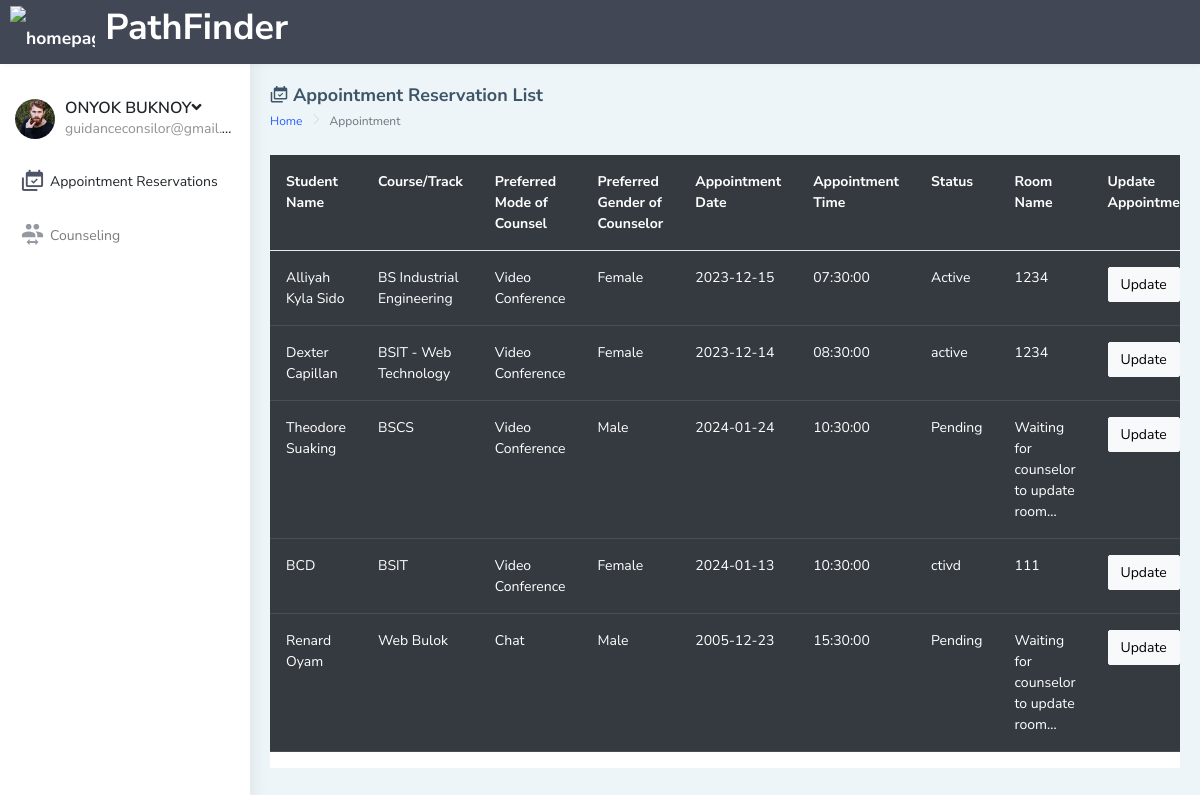
The app's page /admin/index.php with its own data.
### tables this page shows
CREATE TABLE `appointments` (
  `studentName` varchar(255) DEFAULT NULL,
  `courseName` varchar(255) DEFAULT NULL,
  `counselMode` varchar(255) DEFAULT NULL,
  `counselGender` varchar(255) DEFAULT NULL,
  `appointmentDate` date DEFAULT NULL,
  `appointmentTime` time DEFAULT NULL,
  `id` int(11) NOT NULL,
  `appointmentStatus` varchar(255) DEFAULT 'Pending',
  `roomName` varchar(255) DEFAULT 'Waiting for counselor to update room...'
);

### admin/index.php (the view, shortened to what this page needs)
<!DOCTYPE html>
<html dir="ltr" lang="en">
<?php include 'includes/header.php'?>
<?php include('conn.php');?>
<body>
    <div id="main-wrapper" data-layout="vertical" data-navbarbg="skin5" data-sidebartype="full"
        data-sidebar-position="absolute" data-header-position="absolute" data-boxed-layout="full">
        <?php include 'includes/topbar.php'?>
        <?php include 'includes/sidebar.php'?>
        <div class="page-wrapper">
            <div class="page-breadcrumb">
                <div class="row align-items-center">
                    <div class="col-5">
                        <h4 class="page-title"><i class="mdi mdi-calendar-multiple-check"></i> Appointment Reservation List</h4>
                        <div class="d-flex align-items-center">
                            <nav aria-label="breadcrumb">
                                <ol class="breadcrumb">
                                    <li class="breadcrumb-item"><a href="#">Home</a></li>
                                    <li class="breadcrumb-item active" aria-current="page">Appointment</li>
                                </ol>
                            </nav>
                        </div>
                    </div>
                </div>
            </div>
            <div class="container-fluid">
                <div class="row">
                    <div class="col-12">
                        <div class="card">
                            <div class="table-responsive">
                        <table id="example" class="table table-dark">
                                    <thead">
                                        <tr>
                                            <th scope="col">Student Name</th>
                                            <th scope="col">Course/Track</th>
                                            <th scope="col">Preferred Mode of Counsel</th>
                                            <th scope="col">Preferred Gender of Counselor</th>
                                            <th scope="col">Appointment Date</th>
                                            <th scope="col">Appointment Time</th>
                                            <th scope="col">Status</th>
                                            <th scope="col">Room Name</th>
                                            <th scope="col">Update Appointment</th>
                                        </tr>
                                    <tbody>
                                    <?php
                                        $query = "SELECT * FROM appointments";
                                        $result = mysqli_query($conn, $query);
                                        if(!$result){
                                            die("Query Failed!".mysqli_error());
                                        }else{
                                            while($row = mysqli_fetch_assoc($result)){
                                    ?>
                                        <tr>
                                            <td><?php echo $row['studentName']; ?></td>
                                            <td><?php echo $row['courseName']; ?></td>
                                            <td><?php echo $row['counselMode']; ?></td>
                                            <td><?php echo $row['counselGender']; ?></td>
                                            <td><?php echo $row['appointmentDate']; ?></td>
                                            <td><?php echo $row['appointmentTime']; ?></td>
                                            <td><?php echo $row['appointmentStatus']; ?></td>
                                            <td><?php echo $row['roomName']; ?></td>
                                            <td><a href="statusupdate.php?id=<?php echo $row['id']?>" class="btn btn-light">Update</a></td>
                                        </tr>
                                            <?php
                                        }
                                    }
                                ?>
                                    </tbody>
                                </table>
                            </div>
                        </div>
                    </div>
                </div>
            </div>
        </div>
    </div>
</body>
</html>

### admin/includes/header.php (shortened to what this page needs)
<head>
    <link href="../assets/libs/chartist/dist/chartist.min.css" rel="stylesheet">
    <link href="../dist/css/style.min.css" rel="stylesheet">
</head>

### admin/includes/topbar.php (shortened to what this page needs)
<header class="topbar" data-navbarbg="skin5">
     <nav class="navbar top-navbar navbar-expand-md navbar-dark">
         <div class="navbar-header" data-logobg="skin5">
             <a class="navbar-brand" href="index.php">
                 <b class="logo-icon d-flex justify-content-between">
                 <img src="https://i.ibb.co/nPCXSp5/uclogo.png" alt="homepage" style="height:50px; margin-right:10px;" />
                 <h1>PathFinder</h1>
                 </b>
             </a>
         </div>
     </nav>
 </header>

### admin/includes/sidebar.php (shortened to what this page needs)
<aside class="left-sidebar" data-sidebarbg="skin6">
    <div class="scroll-sidebar">
        <nav class="sidebar-nav">
            <ul id="sidebarnav">
                <li>
                    <div class="user-profile d-flex no-block dropdown m-t-20">
                        <div class="user-pic"><img src="../assets/images/users/2.jpg" alt="users"
                                class="rounded-circle" width="40" /></div>
                        <div class="user-content hide-menu m-l-10">
                            <a href="#" class="" id="Userdd" role="button"
                                data-bs-toggle="dropdown" aria-haspopup="true" aria-expanded="false">
                                <h5 class="m-b-0 user-name font-medium">ONYOK BUKNOY<i
                                        class="fa fa-angle-down"></i></h5>
                                <span class="op-5 user-email">guidanceconsilor@gmail.com</span>
                            </a>
                    </div>
                </li>
                <li class="sidebar-item"> <a class="sidebar-link waves-effect waves-dark sidebar-link"
                        href="index.php" aria-expanded="false"><i class="mdi mdi-calendar-multiple-check"></i><span
                            class="hide-menu">Appointment Reservations</span></a></li>
                <li class="sidebar-item"> <a class="sidebar-link waves-effect waves-dark sidebar-link"
                        href="counselling.php" aria-expanded="false"><i class="mdi mdi-account-switch"></i><span
                            class="hide-menu">Counseling</span></a></li>
            </ul>
        </nav>
    </div>
</aside>

### records on screen
appointments: studentName "Alliyah Kyla Sido", courseName "BS Industrial Engineering", counselMode "Video Conference", counselGender "Female", appointmentDate "2023-12-15", appointmentTime "07:30:00", appointmentStatus "Active", roomName "1234"
appointments: studentName "Dexter Capillan", courseName "BSIT - Web Technology", counselMode "Video Conference", counselGender "Female", appointmentDate "2023-12-14", appointmentTime "08:30:00", appointmentStatus "active", roomName "1234"
appointments: studentName "Theodore Suaking", courseName "BSCS", counselMode "Video Conference", counselGender "Male", appointmentDate "2024-01-24", appointmentTime "10:30:00", appointmentStatus "Pending", roomName "Waiting for counselor to update room..."
appointments: studentName "BCD", courseName "BSIT", counselMode "Video Conference", counselGender "Female", appointmentDate "2024-01-13", appointmentTime "10:30:00", appointmentStatus "ctivd", roomName "111"
appointments: studentName "Renard Oyam", courseName "Web Bulok", counselMode "Chat", counselGender "Male", appointmentDate "2005-12-23", appointmentTime "15:30:00", appointmentStatus "Pending", roomName "Waiting for counselor to update room..."
